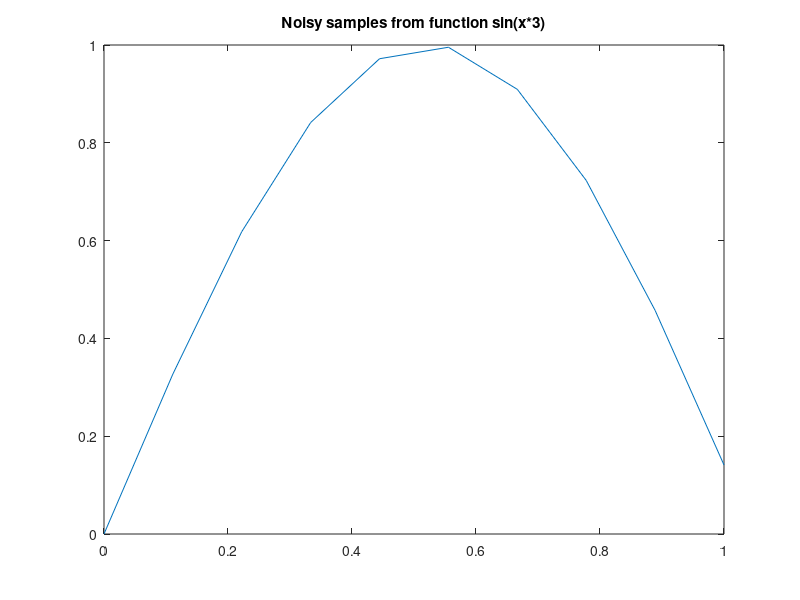

Write the MATLAB code that produced this figure. (Note: this script raises an error after producing the figure.)
addpath(genpath('./'))

x = linspace(0,1,10);
y = sin(x*3) + randn(1,length(x))*0.1;

figure(1)
plot(x,sin(x*3))
title('Noisy samples from function sin(x*3)')

%__________________________________________________________________________
%Example 1: 
%Pick a length scale of 0.01, and variance of 1 (noise 0.1)
hyp.cov = log([0.01,1]);
hyp.lik = log(0.1);

%Now fit a Gaussian process to the data
xprime = linspace(0,1,100);
[ymu ys2 fmu fs2   ] = gp(hyp, 'infExact', [], 'covSEiso', 'likGauss', x', y', xprime');

[L(1,1) dnlZ   ] = gp(hyp, 'infExact', [], 'covSEiso', 'likGauss', x', y');

figure(2)
plot(x,sin(x*3),'o'),hold on,plot(xprime,fmu,'r-')


%__________________________________________________________________________
%Example 2:
%Pick a length scale of 3, and variance of 1 (noise 0.1)
hyp.cov = log([3,1]);
hyp.lik = log(0.1);
[ymu ys2 fmu fs2   ] = gp(hyp, 'infExact', [], 'covSEiso', 'likGauss', x', y', xprime');
figure(3)
plot(x,sin(x*3),'o'),hold on,plot(xprime,fmu,'r-')
[L(2,1) dnlZ   ] = gp(hyp, 'infExact', [], 'covSEiso', 'likGauss', x', y');
%Now fit a Gaussian process

%Example 3
%__________________________________________________________________________
%Now choose the parameter by optimising the marginal likelihood with
%respect to the hyperparameters
MLhyp  = minimise(hyp, @gp, -100, 'infExact', [], 'covSEiso', 'likGauss', x', y');

[L(3,1) dnlZ   ] = gp(MLhyp, 'infExact', [], 'covSEiso', 'likGauss', x', y');
%Now fit a Gaussian process
[ymu ys2 fmu fs2   ] = gp(MLhyp, 'infExact', [], 'covSEiso', 'likGauss', x', y', xprime');
figure(4)
plot(x,sin(x*3),'o'),hold on,plot(xprime,fmu,'r-')


rmpath(genpath('./'))